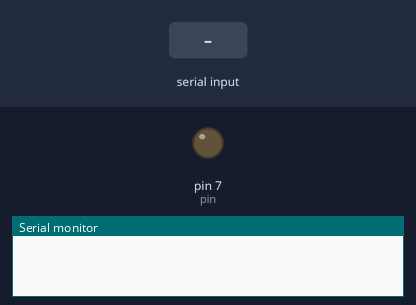
A sketch run on a simulated Arduino Uno, built with avr-gcc and run on an emulated ATmega328P. Parts: output pins drawn as LEDs (lit = HIGH), the last lines printed to the serial monitor. The inputs (shaded band) are chosen by the test bench.

Above: at 1.2 s.
1.3 s: "1" received over Serial
At 3.1 s:
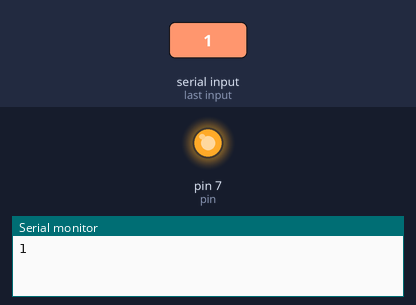
3.8 s: "2" received over Serial
At 6.2 s:
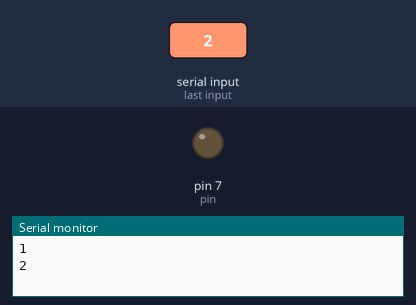
Timing chart, 0 to 7.7 s (numbered marks = the images above; inputs shaded):
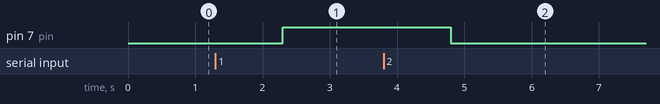

The sketch:

arduino.ino
```cpp
char incomingByte=0;
int pin=7;

void setup() {
  pinMode(pin,OUTPUT);
  Serial.begin(115200);
}

void loop() {
  // pour effectuer une action uniquement quand on recoit des données
  if(Serial.available()>0) {
    incomingByte=Serial.read();
    Serial.println(incomingByte); // write a string
    delay(1000);
    //aspiration
    if(incomingByte==49){
      digitalWrite(pin,HIGH); // on passe le pin à +5V
    }

    //arret
    if(incomingByte=='2'){
      digitalWrite(pin,LOW);
    }
  }
}
```

Measured:
- after the input at 1.3 s, pin 7 (pin): LOW → HIGH after 1.0 s
- after the input at 3.8 s, pin 7 (pin): HIGH → LOW after 1.0 s
